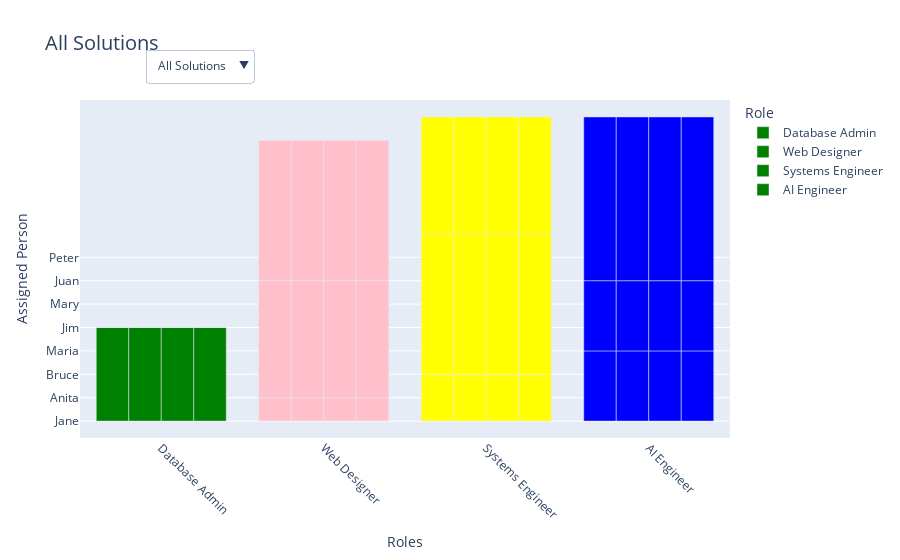

Source (notebook cell):
### Code cell
import plotly.express as px
import pandas as pd

# Sample data for solutions and role allocations
data = [
    {'Solution': 'Solution 1', 'Role': 'Database Admin', 'Person': 'Jane'},
    {'Solution': 'Solution 1', 'Role': 'Web Designer', 'Person': 'Anita'},
    {'Solution': 'Solution 1', 'Role': 'Systems Engineer', 'Person': 'Bruce'},
    {'Solution': 'Solution 1', 'Role': 'AI Engineer', 'Person': 'Maria'},
    {'Solution': 'Solution 2', 'Role': 'Database Admin', 'Person': 'Jim'},
    {'Solution': 'Solution 2', 'Role': 'Web Designer', 'Person': 'Mary'},
    {'Solution': 'Solution 2', 'Role': 'Systems Engineer', 'Person': 'Juan'},
    {'Solution': 'Solution 2', 'Role': 'AI Engineer', 'Person': 'Maria'},
    {'Solution': 'Solution 3', 'Role': 'Database Admin', 'Person': 'Jane'},
    {'Solution': 'Solution 3', 'Role': 'Web Designer', 'Person': 'Juan'},
    {'Solution': 'Solution 3', 'Role': 'Systems Engineer', 'Person': 'Mary'},
    {'Solution': 'Solution 3', 'Role': 'AI Engineer', 'Person': 'Peter'}
]

# Convert data to DataFrame
df = pd.DataFrame(data)

# Define a custom color map for roles
role_color_map = {
    'Database Admin': 'green',
    'Web Designer': 'pink',
    'Systems Engineer': 'yellow',
    'AI Engineer': 'blue'
}

# Create a function to generate the figure based on the selected solution
def create_figure(selected_solution):
    if selected_solution == 'All Solutions':
        filtered_df = df
        title = "All Solutions"
    else:
        filtered_df = df[df['Solution'] == selected_solution]
        title = f"{selected_solution}"

    fig = px.bar(
        filtered_df,
        x='Role',
        y='Person',
        color='Role',  # Set color based on Role
        barmode='group',
        color_discrete_map=role_color_map,  # Apply custom color map
        title=title,
        labels={'Role': 'Job Roles', 'Person': 'Assigned Person'}
    )

    fig.update_layout(
        title=dict(text=f"Interactive Bar Chart: {title}", font=dict(size=20)),
        xaxis=dict(title="Roles", tickangle=45),  # Allow diagonal role names
        yaxis_title="Assigned Person",
        legend_title="Role",
        template="plotly",
        showlegend=True,
        legend_itemclick=False,        # Disable single-click interactions
        legend_itemdoubleclick=False   # Disable double-click interactions
    )

    return fig

# Create initial figure with all solutions
fig = create_figure('All Solutions')

# Add dropdown for filtering solutions
fig.update_layout(
    updatemenus=[
        dict(
            buttons=[
                dict(
                    label="All Solutions",
                    method="update",
                    args=[{"x": [df['Role']],
                           "y": [df['Person']],
                           "marker.color": [df['Role'].map(role_color_map)]},
                          {"title": "All Solutions"}]
                ),
                dict(
                    label="Solution 1",
                    method="update",
                    args=[{"x": [df[df['Solution'] == 'Solution 1']['Role']],
                           "y": [df[df['Solution'] == 'Solution 1']['Person']],
                           "marker.color": [df[df['Solution'] == 'Solution 1']['Role'].map(role_color_map)]},
                          {"title": "Solution 1"}]
                ),
                dict(
                    label="Solution 2",
                    method="update",
                    args=[{"x": [df[df['Solution'] == 'Solution 2']['Role']],
                           "y": [df[df['Solution'] == 'Solution 2']['Person']],
                           "marker.color": [df[df['Solution'] == 'Solution 2']['Role'].map(role_color_map)]},
                          {"title": "Solution 2"}]
                ),
                dict(
                    label="Solution 3",
                    method="update",
                    args=[{"x": [df[df['Solution'] == 'Solution 3']['Role']],
                           "y": [df[df['Solution'] == 'Solution 3']['Person']],
                           "marker.color": [df[df['Solution'] == 'Solution 3']['Role'].map(role_color_map)]},
                          {"title": "Solution 3"}]
                ),
            ],
            direction="down",
            showactive=True,
            x=0.1,
            xanchor="left",
            y=1.15,
            yanchor="top"
        )
    ]
)

# Show the chart
fig.show()

### Figure 1 — Plotly figure (JSON) as saved in the notebook; plotly's stock layout.template omitted (floating-point values rounded to 4 significant figures)
{"data": [{"alignmentgroup": "True", "hovertemplate": "Job Roles=%{x}<br>Assigned Person=%{y}<extra></extra>", "legendgroup": "Database Admin", "marker": {"color": ["green", "pink", "yellow", "blue", "green", "pink", "yellow", "blue", "green", "pink", "yellow", "blue"], "pattern": {"shape": ""}}, "name": "Database Admin", "offsetgroup": "Database Admin", "orientation": "v", "showlegend": true, "textposition": "auto", "type": "bar", "x": ["Database Admin", "Web Designer", "Systems Engineer", "AI Engineer", "Database Admin", "Web Designer", "Systems Engineer", "AI Engineer", "Database Admin", "Web Designer", "Systems Engineer", "AI Engineer"], "xaxis": "x", "y": ["Jane", "Anita", "Bruce", "Maria", "Jim", "Mary", "Juan", "Maria", "Jane", "Juan", "Mary", "Peter"], "yaxis": "y"}, {"alignmentgroup": "True", "hovertemplate": "Job Roles=%{x}<br>Assigned Person=%{y}<extra></extra>", "legendgroup": "Web Designer", "marker": {"color": ["green", "pink", "yellow", "blue", "green", "pink", "yellow", "blue", "green", "pink", "yellow", "blue"], "pattern": {"shape": ""}}, "name": "Web Designer", "offsetgroup": "Web Designer", "orientation": "v", "showlegend": true, "textposition": "auto", "type": "bar", "x": ["Database Admin", "Web Designer", "Systems Engineer", "AI Engineer", "Database Admin", "Web Designer", "Systems Engineer", "AI Engineer", "Database Admin", "Web Designer", "Systems Engineer", "AI Engineer"], "xaxis": "x", "y": ["Jane", "Anita", "Bruce", "Maria", "Jim", "Mary", "Juan", "Maria", "Jane", "Juan", "Mary", "Peter"], "yaxis": "y"}, {"alignmentgroup": "True", "hovertemplate": "Job Roles=%{x}<br>Assigned Person=%{y}<extra></extra>", "legendgroup": "Systems Engineer", "marker": {"color": ["green", "pink", "yellow", "blue", "green", "pink", "yellow", "blue", "green", "pink", "yellow", "blue"], "pattern": {"shape": ""}}, "name": "Systems Engineer", "offsetgroup": "Systems Engineer", "orientation": "v", "showlegend": true, "textposition": "auto", "type": "bar", "x": ["Database Admin", "Web Designer", "Systems Engineer", "AI Engineer", "Database Admin", "Web Designer", "Systems Engineer", "AI Engineer", "Database Admin", "Web Designer", "Systems Engineer", "AI Engineer"], "xaxis": "x", "y": ["Jane", "Anita", "Bruce", "Maria", "Jim", "Mary", "Juan", "Maria", "Jane", "Juan", "Mary", "Peter"], "yaxis": "y"}, {"alignmentgroup": "True", "hovertemplate": "Job Roles=%{x}<br>Assigned Person=%{y}<extra></extra>", "legendgroup": "AI Engineer", "marker": {"color": ["green", "pink", "yellow", "blue", "green", "pink", "yellow", "blue", "green", "pink", "yellow", "blue"], "pattern": {"shape": ""}}, "name": "AI Engineer", "offsetgroup": "AI Engineer", "orientation": "v", "showlegend": true, "textposition": "auto", "type": "bar", "x": ["Database Admin", "Web Designer", "Systems Engineer", "AI Engineer", "Database Admin", "Web Designer", "Systems Engineer", "AI Engineer", "Database Admin", "Web Designer", "Systems Engineer", "AI Engineer"], "xaxis": "x", "y": ["Jane", "Anita", "Bruce", "Maria", "Jim", "Mary", "Juan", "Maria", "Jane", "Juan", "Mary", "Peter"], "yaxis": "y"}], "layout": {"autosize": true, "barmode": "group", "legend": {"itemclick": false, "itemdoubleclick": false, "title": {"text": "Role"}, "tracegroupgap": 0}, "showlegend": true, "title": {"font": {"size": 20}, "text": "All Solutions"}, "updatemenus": [{"active": 0, "buttons": [{"args": [{"marker.color": [["green", "pink", "yellow", "blue", "green", "pink", "yellow", "blue", "green", "pink", "yellow", "blue"]], "x": [["Database Admin", "Web Designer", "Systems Engineer", "AI Engineer", "Database Admin", "Web Designer", "Systems Engineer", "AI Engineer", "Database Admin", "Web Designer", "Systems Engineer", "AI Engineer"]], "y": [["Jane", "Anita", "Bruce", "Maria", "Jim", "Mary", "Juan", "Maria", "Jane", "Juan", "Mary", "Peter"]]}, {"title": "All Solutions"}], "label": "All Solutions", "method": "update"}, {"args": [{"marker.color": [["green", "pink", "yellow", "blue"]], "x": [["Database Admin", "Web Designer", "Systems Engineer", "AI Engineer"]], "y": [["Jane", "Anita", "Bruce", "Maria"]]}, {"title": "Solution 1"}], "label": "Solution 1", "method": "update"}, {"args": [{"marker.color": [["green", "pink", "yellow", "blue"]], "x": [["Database Admin", "Web Designer", "Systems Engineer", "AI Engineer"]], "y": [["Jim", "Mary", "Juan", "Maria"]]}, {"title": "Solution 2"}], "label": "Solution 2", "method": "update"}, {"args": [{"marker.color": [["green", "pink", "yellow", "blue"]], "x": [["Database Admin", "Web Designer", "Systems Engineer", "AI Engineer"]], "y": [["Jane", "Juan", "Mary", "Peter"]]}, {"title": "Solution 3"}], "label": "Solution 3", "method": "update"}], "direction": "down", "showactive": true, "x": 0.1, "xanchor": "left", "y": 1.15, "yanchor": "top"}], "xaxis": {"anchor": "y", "autorange": true, "categoryarray": ["Database Admin", "Web Designer", "Systems Engineer", "AI Engineer"], "categoryorder": "array", "domain": [0, 1], "range": [-0.5, 3.5], "tickangle": 45, "title": {"text": "Roles"}, "type": "category"}, "yaxis": {"anchor": "x", "autorange": true, "domain": [0, 1], "range": [-0.7222, 13.72], "title": {"text": "Assigned Person"}, "type": "category"}}}
